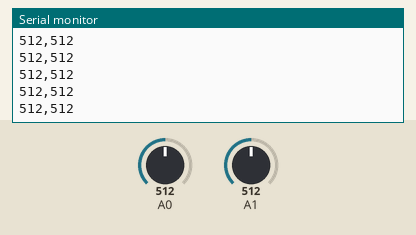
A sketch run on a simulated Arduino Uno, built with avr-gcc and run on an emulated ATmega328P. On the bench: the last lines printed to the serial monitor. The test bench sets the inputs (shaded band); at power-on: A0 = 512, A1 = 512.

Above: at 1.2 s.
1.3 s: A0 set to 716
At 2.3 s:
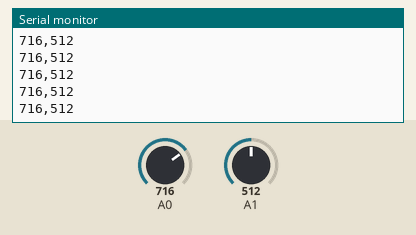
2.8 s: A1 set to 716
At 3.8 s:
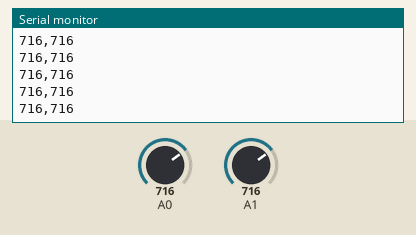
4.3 s: A0 set to 900
At 5.1 s:
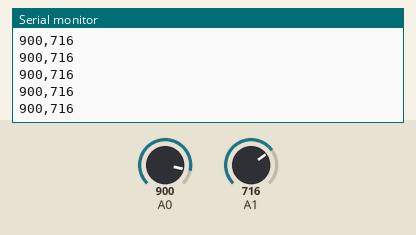
5.8 s: A1 set to 900
At 6.9 s:
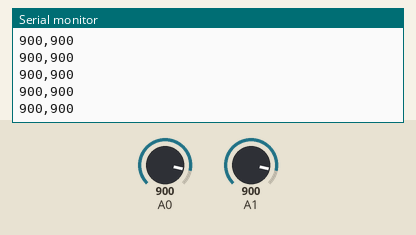
Timing chart, 0 to 8.3 s (numbered marks = the images above; inputs shaded):
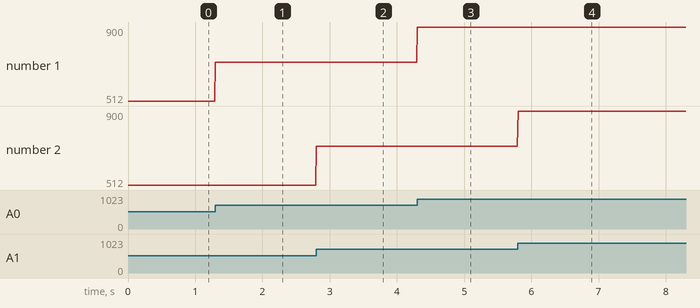

Measured:
- after the input at 1.3 s, the serial monitor: prints a new line at once (image 1)
- after the input at 2.8 s, the serial monitor: prints a new line at once (image 2)
- after the input at 4.3 s, the serial monitor: prints a new line at once (image 3)
- after the input at 5.8 s, the serial monitor: prints a new line at once (image 4)
- plotted number 1: 512 → 716 after the input at 1.3 s, 716 → 900 after the input at 4.3 s

The sketch:

Magic_arduino.ino
```cpp
void setup() {
  Serial.begin(115200);
}

void loop() {
  // put your main code here, to run repeatedly:
  int x = analogRead(A0);
  int y = analogRead(A1);

  Serial.print(x);
  Serial.print(",");
  Serial.print(y);
  Serial.println();
  delay(10);
}
```
